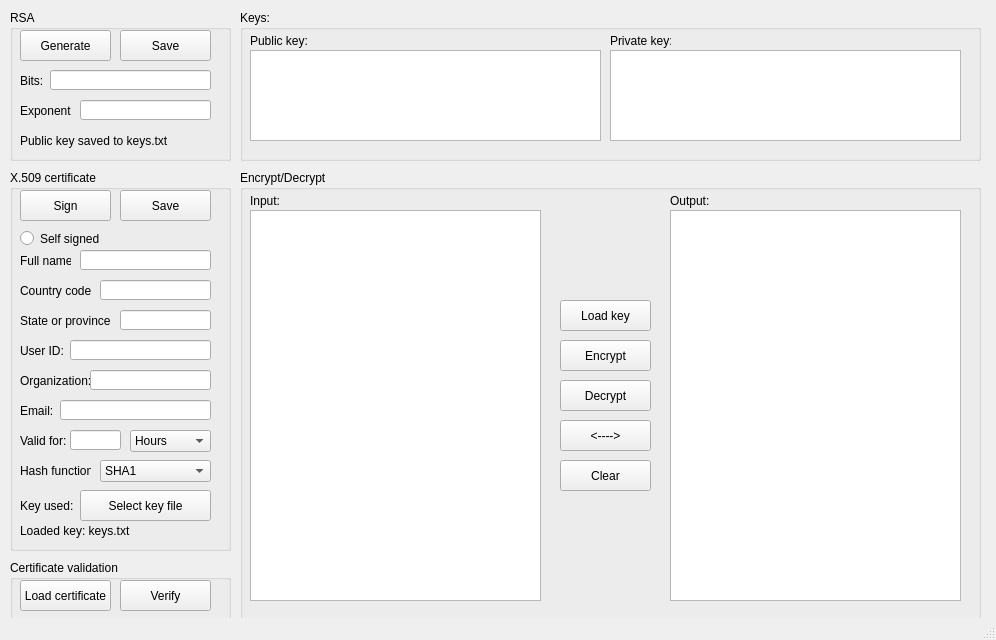
<?xml version="1.0" encoding="UTF-8"?>
<ui version="4.0">
 <class>MainWindow</class>
 <widget class="QMainWindow" name="MainWindow">
  <property name="geometry">
   <rect>
    <x>0</x>
    <y>0</y>
    <width>996</width>
    <height>640</height>
   </rect>
  </property>
  <property name="windowTitle">
   <string>Cert&amp;RSA</string>
  </property>
  <widget class="QWidget" name="centralwidget">
   <widget class="QGroupBox" name="groupBox">
    <property name="geometry">
     <rect>
      <x>10</x>
      <y>10</y>
      <width>221</width>
      <height>151</height>
     </rect>
    </property>
    <property name="title">
     <string>RSA</string>
    </property>
    <widget class="QPushButton" name="RSA_generate_key">
     <property name="geometry">
      <rect>
       <x>10</x>
       <y>20</y>
       <width>91</width>
       <height>31</height>
      </rect>
     </property>
     <property name="text">
      <string>Generate</string>
     </property>
    </widget>
    <widget class="QPushButton" name="RSA_save_key">
     <property name="geometry">
      <rect>
       <x>110</x>
       <y>20</y>
       <width>91</width>
       <height>31</height>
      </rect>
     </property>
     <property name="text">
      <string>Save</string>
     </property>
    </widget>
    <widget class="QLabel" name="RSA_saved_to_label">
     <property name="geometry">
      <rect>
       <x>10</x>
       <y>120</y>
       <width>191</width>
       <height>21</height>
      </rect>
     </property>
     <property name="text">
      <string>Public key saved to keys.txt</string>
     </property>
    </widget>
    <widget class="QLabel" name="label_9">
     <property name="geometry">
      <rect>
       <x>10</x>
       <y>60</y>
       <width>31</width>
       <height>21</height>
      </rect>
     </property>
     <property name="text">
      <string>Bits:</string>
     </property>
    </widget>
    <widget class="QLineEdit" name="RSA_bit_count">
     <property name="geometry">
      <rect>
       <x>40</x>
       <y>60</y>
       <width>161</width>
       <height>20</height>
      </rect>
     </property>
    </widget>
    <widget class="QLabel" name="label_10">
     <property name="geometry">
      <rect>
       <x>10</x>
       <y>90</y>
       <width>51</width>
       <height>21</height>
      </rect>
     </property>
     <property name="text">
      <string>Exponent:</string>
     </property>
    </widget>
    <widget class="QLineEdit" name="RSA_public_exponent">
     <property name="geometry">
      <rect>
       <x>70</x>
       <y>90</y>
       <width>131</width>
       <height>20</height>
      </rect>
     </property>
    </widget>
   </widget>
   <widget class="QGroupBox" name="groupBox_2">
    <property name="geometry">
     <rect>
      <x>10</x>
      <y>170</y>
      <width>221</width>
      <height>381</height>
     </rect>
    </property>
    <property name="title">
     <string>X.509 certificate</string>
    </property>
    <widget class="QPushButton" name="X509_sign_certificate">
     <property name="geometry">
      <rect>
       <x>10</x>
       <y>20</y>
       <width>91</width>
       <height>31</height>
      </rect>
     </property>
     <property name="text">
      <string>Sign</string>
     </property>
    </widget>
    <widget class="QPushButton" name="X509_save_certificate">
     <property name="geometry">
      <rect>
       <x>110</x>
       <y>20</y>
       <width>91</width>
       <height>31</height>
      </rect>
     </property>
     <property name="text">
      <string>Save</string>
     </property>
    </widget>
    <widget class="QRadioButton" name="X509_self_signed">
     <property name="geometry">
      <rect>
       <x>10</x>
       <y>60</y>
       <width>82</width>
       <height>17</height>
      </rect>
     </property>
     <property name="text">
      <string>Self signed</string>
     </property>
    </widget>
    <widget class="QLabel" name="label_2">
     <property name="geometry">
      <rect>
       <x>10</x>
       <y>260</y>
       <width>61</width>
       <height>21</height>
      </rect>
     </property>
     <property name="text">
      <string>Valid for:</string>
     </property>
    </widget>
    <widget class="QLabel" name="label_3">
     <property name="geometry">
      <rect>
       <x>10</x>
       <y>80</y>
       <width>51</width>
       <height>21</height>
      </rect>
     </property>
     <property name="text">
      <string>Full name:</string>
     </property>
    </widget>
    <widget class="QLabel" name="label_4">
     <property name="geometry">
      <rect>
       <x>10</x>
       <y>110</y>
       <width>71</width>
       <height>21</height>
      </rect>
     </property>
     <property name="text">
      <string>Country code:</string>
     </property>
    </widget>
    <widget class="QLineEdit" name="X509_full_name">
     <property name="geometry">
      <rect>
       <x>70</x>
       <y>80</y>
       <width>131</width>
       <height>20</height>
      </rect>
     </property>
    </widget>
    <widget class="QLineEdit" name="X509_country_code">
     <property name="geometry">
      <rect>
       <x>90</x>
       <y>110</y>
       <width>111</width>
       <height>20</height>
      </rect>
     </property>
    </widget>
    <widget class="QLineEdit" name="X509_expiry_value">
     <property name="geometry">
      <rect>
       <x>60</x>
       <y>260</y>
       <width>51</width>
       <height>20</height>
      </rect>
     </property>
    </widget>
    <widget class="QComboBox" name="X509_expiry_delta">
     <property name="geometry">
      <rect>
       <x>120</x>
       <y>260</y>
       <width>81</width>
       <height>22</height>
      </rect>
     </property>
     <item>
      <property name="text">
       <string>Hours</string>
      </property>
     </item>
     <item>
      <property name="text">
       <string>Days</string>
      </property>
     </item>
     <item>
      <property name="text">
       <string>Months</string>
      </property>
     </item>
     <item>
      <property name="text">
       <string>Years</string>
      </property>
     </item>
    </widget>
    <widget class="QComboBox" name="X509_hash_function">
     <property name="geometry">
      <rect>
       <x>90</x>
       <y>290</y>
       <width>111</width>
       <height>22</height>
      </rect>
     </property>
     <item>
      <property name="text">
       <string>SHA1</string>
      </property>
     </item>
     <item>
      <property name="text">
       <string>SHA256</string>
      </property>
     </item>
     <item>
      <property name="text">
       <string>SHA512</string>
      </property>
     </item>
     <item>
      <property name="text">
       <string>SHA3-256</string>
      </property>
     </item>
     <item>
      <property name="text">
       <string>SHA3-512</string>
      </property>
     </item>
     <item>
      <property name="text">
       <string>MD5</string>
      </property>
     </item>
    </widget>
    <widget class="QLabel" name="label_5">
     <property name="geometry">
      <rect>
       <x>10</x>
       <y>290</y>
       <width>71</width>
       <height>21</height>
      </rect>
     </property>
     <property name="text">
      <string>Hash function:</string>
     </property>
    </widget>
    <widget class="QLabel" name="label_6">
     <property name="geometry">
      <rect>
       <x>10</x>
       <y>320</y>
       <width>61</width>
       <height>31</height>
      </rect>
     </property>
     <property name="text">
      <string>Key used:</string>
     </property>
    </widget>
    <widget class="QPushButton" name="X509_select_key">
     <property name="geometry">
      <rect>
       <x>70</x>
       <y>320</y>
       <width>131</width>
       <height>31</height>
      </rect>
     </property>
     <property name="text">
      <string>Select key file</string>
     </property>
    </widget>
    <widget class="QLabel" name="X509_loaded_keys_label">
     <property name="geometry">
      <rect>
       <x>10</x>
       <y>350</y>
       <width>191</width>
       <height>21</height>
      </rect>
     </property>
     <property name="text">
      <string>Loaded key: keys.txt</string>
     </property>
    </widget>
    <widget class="QLabel" name="label_7">
     <property name="geometry">
      <rect>
       <x>10</x>
       <y>140</y>
       <width>91</width>
       <height>21</height>
      </rect>
     </property>
     <property name="text">
      <string>State or province:</string>
     </property>
    </widget>
    <widget class="QLineEdit" name="X509_state_province">
     <property name="geometry">
      <rect>
       <x>110</x>
       <y>140</y>
       <width>91</width>
       <height>20</height>
      </rect>
     </property>
    </widget>
    <widget class="QLineEdit" name="X509_user_id">
     <property name="geometry">
      <rect>
       <x>60</x>
       <y>170</y>
       <width>141</width>
       <height>20</height>
      </rect>
     </property>
    </widget>
    <widget class="QLabel" name="label_15">
     <property name="geometry">
      <rect>
       <x>10</x>
       <y>170</y>
       <width>47</width>
       <height>21</height>
      </rect>
     </property>
     <property name="text">
      <string>User ID:</string>
     </property>
    </widget>
    <widget class="QLabel" name="label_16">
     <property name="geometry">
      <rect>
       <x>10</x>
       <y>200</y>
       <width>71</width>
       <height>21</height>
      </rect>
     </property>
     <property name="text">
      <string>Organization:</string>
     </property>
    </widget>
    <widget class="QLineEdit" name="X509_organization">
     <property name="geometry">
      <rect>
       <x>80</x>
       <y>200</y>
       <width>121</width>
       <height>20</height>
      </rect>
     </property>
    </widget>
    <widget class="QLabel" name="label_17">
     <property name="geometry">
      <rect>
       <x>10</x>
       <y>230</y>
       <width>47</width>
       <height>21</height>
      </rect>
     </property>
     <property name="text">
      <string>Email:</string>
     </property>
    </widget>
    <widget class="QLineEdit" name="X509_email">
     <property name="geometry">
      <rect>
       <x>50</x>
       <y>230</y>
       <width>151</width>
       <height>20</height>
      </rect>
     </property>
    </widget>
   </widget>
   <widget class="QGroupBox" name="groupBox_3">
    <property name="geometry">
     <rect>
      <x>10</x>
      <y>560</y>
      <width>221</width>
      <height>61</height>
     </rect>
    </property>
    <property name="title">
     <string>Certificate validation</string>
    </property>
    <widget class="QPushButton" name="X509_load_certificate">
     <property name="geometry">
      <rect>
       <x>10</x>
       <y>20</y>
       <width>91</width>
       <height>31</height>
      </rect>
     </property>
     <property name="text">
      <string>Load certificate</string>
     </property>
    </widget>
    <widget class="QPushButton" name="X509_verify_certificate">
     <property name="geometry">
      <rect>
       <x>110</x>
       <y>20</y>
       <width>91</width>
       <height>31</height>
      </rect>
     </property>
     <property name="text">
      <string>Verify</string>
     </property>
    </widget>
   </widget>
   <widget class="QGroupBox" name="groupBox_4">
    <property name="geometry">
     <rect>
      <x>240</x>
      <y>10</y>
      <width>741</width>
      <height>151</height>
     </rect>
    </property>
    <property name="title">
     <string>Keys:</string>
    </property>
    <widget class="QTextEdit" name="RSA_public_key">
     <property name="geometry">
      <rect>
       <x>10</x>
       <y>40</y>
       <width>351</width>
       <height>91</height>
      </rect>
     </property>
    </widget>
    <widget class="QLabel" name="label_11">
     <property name="geometry">
      <rect>
       <x>10</x>
       <y>20</y>
       <width>61</width>
       <height>21</height>
      </rect>
     </property>
     <property name="text">
      <string>Public key:</string>
     </property>
    </widget>
    <widget class="QLabel" name="label_12">
     <property name="geometry">
      <rect>
       <x>370</x>
       <y>20</y>
       <width>61</width>
       <height>21</height>
      </rect>
     </property>
     <property name="text">
      <string>Private key:</string>
     </property>
    </widget>
    <widget class="QTextEdit" name="RSA_private_key">
     <property name="geometry">
      <rect>
       <x>370</x>
       <y>40</y>
       <width>351</width>
       <height>91</height>
      </rect>
     </property>
    </widget>
   </widget>
   <widget class="QGroupBox" name="groupBox_5">
    <property name="geometry">
     <rect>
      <x>240</x>
      <y>170</y>
      <width>741</width>
      <height>451</height>
     </rect>
    </property>
    <property name="title">
     <string>Encrypt/Decrypt</string>
    </property>
    <widget class="QTextEdit" name="RSA_encryption_input">
     <property name="geometry">
      <rect>
       <x>10</x>
       <y>40</y>
       <width>291</width>
       <height>391</height>
      </rect>
     </property>
    </widget>
    <widget class="QTextEdit" name="RSA_encrypton_output">
     <property name="geometry">
      <rect>
       <x>430</x>
       <y>40</y>
       <width>291</width>
       <height>391</height>
      </rect>
     </property>
    </widget>
    <widget class="QLabel" name="label_13">
     <property name="geometry">
      <rect>
       <x>10</x>
       <y>20</y>
       <width>61</width>
       <height>21</height>
      </rect>
     </property>
     <property name="text">
      <string>Input:</string>
     </property>
    </widget>
    <widget class="QLabel" name="label_14">
     <property name="geometry">
      <rect>
       <x>430</x>
       <y>20</y>
       <width>61</width>
       <height>21</height>
      </rect>
     </property>
     <property name="text">
      <string>Output:</string>
     </property>
    </widget>
    <widget class="QPushButton" name="RSA_Encrypt">
     <property name="geometry">
      <rect>
       <x>320</x>
       <y>170</y>
       <width>91</width>
       <height>31</height>
      </rect>
     </property>
     <property name="text">
      <string>Encrypt</string>
     </property>
    </widget>
    <widget class="QPushButton" name="RSA_decrypt">
     <property name="geometry">
      <rect>
       <x>320</x>
       <y>210</y>
       <width>91</width>
       <height>31</height>
      </rect>
     </property>
     <property name="text">
      <string>Decrypt</string>
     </property>
    </widget>
    <widget class="QPushButton" name="RSA_load_key">
     <property name="geometry">
      <rect>
       <x>320</x>
       <y>130</y>
       <width>91</width>
       <height>31</height>
      </rect>
     </property>
     <property name="text">
      <string>Load key</string>
     </property>
    </widget>
    <widget class="QPushButton" name="RSA_clear_fields">
     <property name="geometry">
      <rect>
       <x>320</x>
       <y>290</y>
       <width>91</width>
       <height>31</height>
      </rect>
     </property>
     <property name="text">
      <string>Clear</string>
     </property>
    </widget>
    <widget class="QPushButton" name="RSA_switch_fields">
     <property name="geometry">
      <rect>
       <x>320</x>
       <y>250</y>
       <width>91</width>
       <height>31</height>
      </rect>
     </property>
     <property name="text">
      <string>&lt;----&gt;</string>
     </property>
    </widget>
   </widget>
  </widget>
  <widget class="QStatusBar" name="statusbar"/>
 </widget>
 <resources/>
 <connections/>
</ui>
